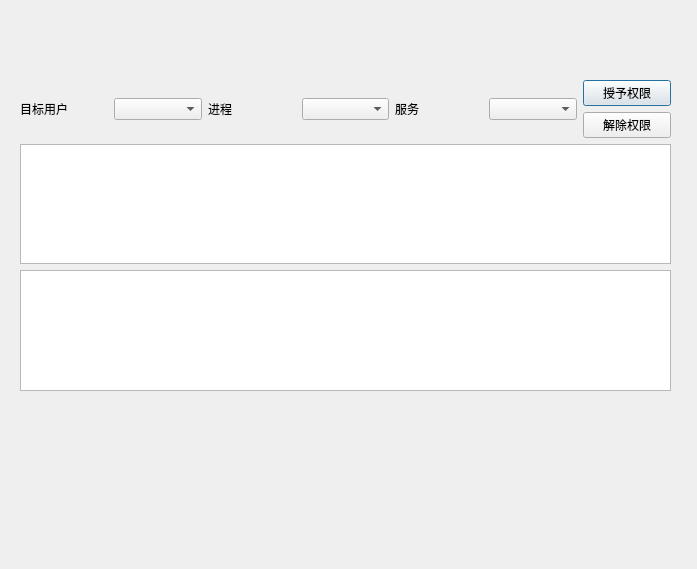
<?xml version="1.0" encoding="UTF-8"?>
<ui version="4.0">
 <class>Dialog</class>
 <widget class="QDialog" name="Dialog">
  <property name="geometry">
   <rect>
    <x>0</x>
    <y>0</y>
    <width>697</width>
    <height>569</height>
   </rect>
  </property>
  <property name="windowTitle">
   <string>自主访问控制接口测试程序</string>
  </property>
  <widget class="QWidget" name="verticalLayoutWidget_2">
   <property name="geometry">
    <rect>
     <x>20</x>
     <y>80</y>
     <width>651</width>
     <height>311</height>
    </rect>
   </property>
   <layout class="QVBoxLayout" name="verticalLayout_2">
    <item>
     <layout class="QHBoxLayout" name="horizontalLayout">
      <item>
       <widget class="QLabel" name="label">
        <property name="text">
         <string>目标用户</string>
        </property>
       </widget>
      </item>
      <item>
       <widget class="QComboBox" name="comboBox"/>
      </item>
      <item>
       <widget class="QLabel" name="label_2">
        <property name="text">
         <string>进程</string>
        </property>
       </widget>
      </item>
      <item>
       <widget class="QComboBox" name="comboBox_2"/>
      </item>
      <item>
       <widget class="QLabel" name="label_3">
        <property name="text">
         <string>服务</string>
        </property>
       </widget>
      </item>
      <item>
       <widget class="QComboBox" name="comboBox_3"/>
      </item>
      <item>
       <layout class="QVBoxLayout" name="verticalLayout">
        <item>
         <widget class="QPushButton" name="pushButton">
          <property name="text">
           <string>授予权限</string>
          </property>
         </widget>
        </item>
        <item>
         <widget class="QPushButton" name="pushButton_2">
          <property name="text">
           <string>解除权限</string>
          </property>
         </widget>
        </item>
       </layout>
      </item>
     </layout>
    </item>
    <item>
     <widget class="QTextBrowser" name="textBrowser"/>
    </item>
    <item>
     <widget class="QTableWidget" name="tableWidget"/>
    </item>
   </layout>
  </widget>
 </widget>
 <resources/>
 <connections/>
</ui>
